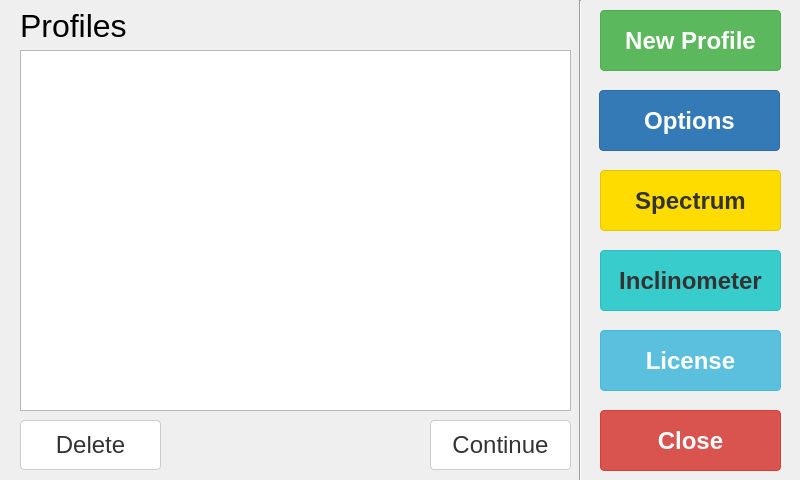
<?xml version="1.0" encoding="UTF-8"?>
<ui version="4.0">
 <class>MainView</class>
 <widget class="QWidget" name="MainView">
  <property name="geometry">
   <rect>
    <x>0</x>
    <y>0</y>
    <width>800</width>
    <height>480</height>
   </rect>
  </property>
  <property name="windowTitle">
   <string>Main</string>
  </property>
  <widget class="QPushButton" name="button_new">
   <property name="geometry">
    <rect>
     <x>600</x>
     <y>10</y>
     <width>181</width>
     <height>61</height>
    </rect>
   </property>
   <property name="font">
    <font>
     <pointsize>18</pointsize>
     <weight>75</weight>
     <bold>true</bold>
     <stylestrategy>PreferAntialias</stylestrategy>
    </font>
   </property>
   <property name="styleSheet">
    <string notr="true">background-color:#5cb85c;
border: 1px solid #4cae4c;
color:#fff;
border-radius: 4px;</string>
   </property>
   <property name="text">
    <string>New Profile</string>
   </property>
   <property name="icon">
    <iconset resource="../resources.qrc">
     <normaloff>:/icons/assets/icons/camera_flash_24.png</normaloff>:/icons/assets/icons/camera_flash_24.png</iconset>
   </property>
   <property name="iconSize">
    <size>
     <width>24</width>
     <height>24</height>
    </size>
   </property>
   <property name="checkable">
    <bool>false</bool>
   </property>
   <property name="default">
    <bool>false</bool>
   </property>
   <property name="flat">
    <bool>false</bool>
   </property>
  </widget>
  <widget class="QPushButton" name="button_options">
   <property name="geometry">
    <rect>
     <x>599</x>
     <y>90</y>
     <width>181</width>
     <height>61</height>
    </rect>
   </property>
   <property name="font">
    <font>
     <pointsize>18</pointsize>
     <weight>75</weight>
     <bold>true</bold>
     <stylestrategy>PreferAntialias</stylestrategy>
     <kerning>true</kerning>
    </font>
   </property>
   <property name="styleSheet">
    <string notr="true">background-color:#337ab7;
border: 1px solid #2e6da4;
color:#fff;
border-radius: 4px;</string>
   </property>
   <property name="text">
    <string>Options</string>
   </property>
   <property name="icon">
    <iconset resource="../resources.qrc">
     <normaloff>:/icons/assets/icons/settings_gears_24.png</normaloff>:/icons/assets/icons/settings_gears_24.png</iconset>
   </property>
   <property name="iconSize">
    <size>
     <width>24</width>
     <height>24</height>
    </size>
   </property>
  </widget>
  <widget class="QPushButton" name="button_license">
   <property name="geometry">
    <rect>
     <x>600</x>
     <y>330</y>
     <width>181</width>
     <height>61</height>
    </rect>
   </property>
   <property name="font">
    <font>
     <pointsize>18</pointsize>
     <weight>75</weight>
     <bold>true</bold>
     <stylestrategy>PreferAntialias</stylestrategy>
     <kerning>true</kerning>
    </font>
   </property>
   <property name="styleSheet">
    <string notr="true">background-color:#5bc0de;
border: 1px solid #46b8da;
color:#fff;
border-radius: 4px;</string>
   </property>
   <property name="text">
    <string>License</string>
   </property>
   <property name="icon">
    <iconset resource="../resources.qrc">
     <normaloff>:/icons/assets/icons/copyright_24.png</normaloff>:/icons/assets/icons/copyright_24.png</iconset>
   </property>
   <property name="iconSize">
    <size>
     <width>24</width>
     <height>24</height>
    </size>
   </property>
  </widget>
  <widget class="QPushButton" name="button_spectrum">
   <property name="geometry">
    <rect>
     <x>600</x>
     <y>170</y>
     <width>181</width>
     <height>61</height>
    </rect>
   </property>
   <property name="font">
    <font>
     <pointsize>18</pointsize>
     <weight>75</weight>
     <bold>true</bold>
     <stylestrategy>PreferAntialias</stylestrategy>
    </font>
   </property>
   <property name="styleSheet">
    <string notr="true">background-color:#FFDC00;
border: 1px solid #e6c600;
color:#333;
border-radius: 4px;</string>
   </property>
   <property name="text">
    <string>Spectrum</string>
   </property>
   <property name="icon">
    <iconset resource="../resources.qrc">
     <normaloff>:/icons/assets/icons/analytics_chart_24.png</normaloff>:/icons/assets/icons/analytics_chart_24.png</iconset>
   </property>
   <property name="iconSize">
    <size>
     <width>24</width>
     <height>24</height>
    </size>
   </property>
  </widget>
  <widget class="QPushButton" name="button_close">
   <property name="geometry">
    <rect>
     <x>600</x>
     <y>410</y>
     <width>181</width>
     <height>61</height>
    </rect>
   </property>
   <property name="font">
    <font>
     <pointsize>18</pointsize>
     <weight>75</weight>
     <bold>true</bold>
     <stylestrategy>PreferAntialias</stylestrategy>
    </font>
   </property>
   <property name="styleSheet">
    <string notr="true">background-color:#d9534f;
border: 1px solid #d43f3a;
color:#fff;
border-radius: 4px;</string>
   </property>
   <property name="text">
    <string>Close</string>
   </property>
   <property name="icon">
    <iconset resource="../resources.qrc">
     <normaloff>:/icons/assets/icons/power_24.png</normaloff>:/icons/assets/icons/power_24.png</iconset>
   </property>
   <property name="iconSize">
    <size>
     <width>24</width>
     <height>24</height>
    </size>
   </property>
  </widget>
  <widget class="QPushButton" name="button_inclinometer">
   <property name="geometry">
    <rect>
     <x>600</x>
     <y>250</y>
     <width>181</width>
     <height>61</height>
    </rect>
   </property>
   <property name="font">
    <font>
     <pointsize>18</pointsize>
     <weight>75</weight>
     <bold>true</bold>
     <stylestrategy>PreferAntialias</stylestrategy>
    </font>
   </property>
   <property name="styleSheet">
    <string notr="true">background-color:#39CCCC;
border: 1px solid #30bbbb;
color:#333;
border-radius: 4px;</string>
   </property>
   <property name="text">
    <string>Inclinometer</string>
   </property>
   <property name="icon">
    <iconset resource="../resources.qrc">
     <normaloff>:/icons/assets/icons/angle_button_24.png</normaloff>:/icons/assets/icons/angle_button_24.png</iconset>
   </property>
   <property name="iconSize">
    <size>
     <width>24</width>
     <height>24</height>
    </size>
   </property>
  </widget>
  <widget class="Line" name="line_right">
   <property name="geometry">
    <rect>
     <x>570</x>
     <y>0</y>
     <width>20</width>
     <height>481</height>
    </rect>
   </property>
   <property name="orientation">
    <enum>Qt::Vertical</enum>
   </property>
  </widget>
  <widget class="QTableView" name="table_profiles">
   <property name="geometry">
    <rect>
     <x>20</x>
     <y>50</y>
     <width>551</width>
     <height>361</height>
    </rect>
   </property>
   <property name="styleSheet">
    <string notr="true">QScrollBar:vertical { width: 30px; }</string>
   </property>
   <property name="dragDropOverwriteMode">
    <bool>false</bool>
   </property>
   <property name="alternatingRowColors">
    <bool>true</bool>
   </property>
   <property name="selectionMode">
    <enum>QAbstractItemView::SingleSelection</enum>
   </property>
   <property name="selectionBehavior">
    <enum>QAbstractItemView::SelectRows</enum>
   </property>
   <attribute name="horizontalHeaderVisible">
    <bool>true</bool>
   </attribute>
   <attribute name="horizontalHeaderDefaultSectionSize">
    <number>100</number>
   </attribute>
   <attribute name="horizontalHeaderMinimumSectionSize">
    <number>100</number>
   </attribute>
   <attribute name="horizontalHeaderStretchLastSection">
    <bool>true</bool>
   </attribute>
   <attribute name="verticalHeaderVisible">
    <bool>false</bool>
   </attribute>
  </widget>
  <widget class="QLabel" name="label_profiles">
   <property name="geometry">
    <rect>
     <x>20</x>
     <y>10</y>
     <width>151</width>
     <height>31</height>
    </rect>
   </property>
   <property name="font">
    <font>
     <pointsize>24</pointsize>
     <weight>50</weight>
     <bold>false</bold>
    </font>
   </property>
   <property name="text">
    <string>Profiles</string>
   </property>
  </widget>
  <widget class="QPushButton" name="button_continue">
   <property name="geometry">
    <rect>
     <x>430</x>
     <y>420</y>
     <width>141</width>
     <height>50</height>
    </rect>
   </property>
   <property name="font">
    <font>
     <pointsize>18</pointsize>
     <weight>50</weight>
     <bold>false</bold>
     <stylestrategy>PreferAntialias</stylestrategy>
    </font>
   </property>
   <property name="styleSheet">
    <string notr="true">background-color:#fff;
border: 1px solid #ccc;
color:#333;
border-radius: 4px;</string>
   </property>
   <property name="text">
    <string>Continue</string>
   </property>
   <property name="icon">
    <iconset resource="../resources.qrc">
     <normaloff>:/icons/assets/icons/play_button_24.png</normaloff>:/icons/assets/icons/play_button_24.png</iconset>
   </property>
   <property name="iconSize">
    <size>
     <width>24</width>
     <height>24</height>
    </size>
   </property>
  </widget>
  <widget class="QPushButton" name="button_delete">
   <property name="geometry">
    <rect>
     <x>20</x>
     <y>420</y>
     <width>141</width>
     <height>50</height>
    </rect>
   </property>
   <property name="font">
    <font>
     <pointsize>18</pointsize>
     <weight>50</weight>
     <bold>false</bold>
     <stylestrategy>PreferAntialias</stylestrategy>
    </font>
   </property>
   <property name="styleSheet">
    <string notr="true">background-color:#fff;
border: 1px solid #ccc;
color:#333;
border-radius: 4px;</string>
   </property>
   <property name="text">
    <string>Delete</string>
   </property>
   <property name="icon">
    <iconset resource="../resources.qrc">
     <normaloff>:/icons/assets/icons/round_delete_button_24.png</normaloff>:/icons/assets/icons/round_delete_button_24.png</iconset>
   </property>
   <property name="iconSize">
    <size>
     <width>24</width>
     <height>24</height>
    </size>
   </property>
  </widget>
 </widget>
 <resources>
  <include location="../resources.qrc"/>
 </resources>
 <connections/>
</ui>
